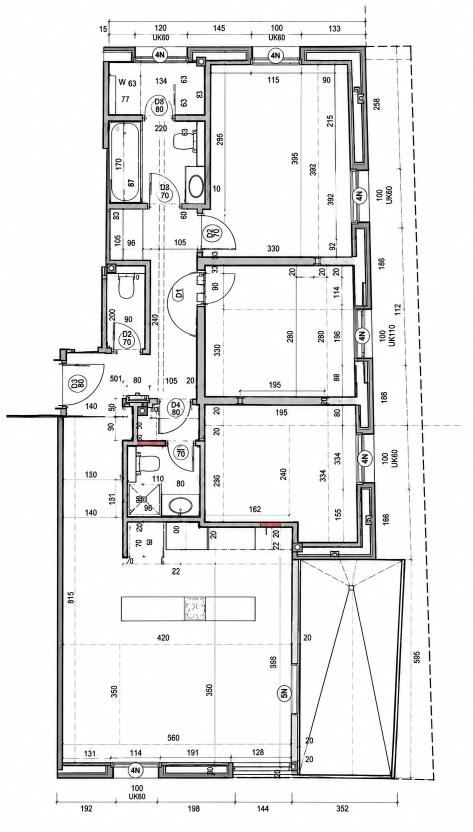
#> input picture s2rv8/samples/sample_plan.png, 945 x 1664 px (shown at 1/2 size)
$ python to_dxf.py samples/sample_plan.png samples/sample_plan.png
#> lines starting #> are read from the running program, lines starting #| are printed output that depends on the picture; after the words box and inside, x2 and y2 are one past the last pixel; in counts of white or black regions, pixels touching at a corner belong together
### s2rv8/trace.py
"""S2Rv8 tracing prototype: find wall bands in a raster floor plan.

Walls in these drawings are thick dark bands (black outline + grey poche).
Dimension lines, text, furniture and door swings are thin. Removing
everything thinner than a wall leaves the walls.

Runs on numpy + pillow only. OpenCV is deliberately NOT used: the Windows
Python that pyRevit will shell out to has numpy and pillow but no cv2, and
installing it there is not always possible. The morphology, connected
component labelling and overlay drawing below replace the cv2 calls that
this file used to make.
"""
import sys

import numpy as np
from PIL import Image


def load_gray(path):
    """Greyscale, with transparency flattened onto WHITE.

    The sample plan is RGBA. Left to itself a converter reads a fully
    transparent pixel as black, which the wall threshold below then counts as
    poche. Paper is white, so composite onto white first and the empty areas
    stay empty.
    """
    img = Image.open(path)
    if img.mode in ("RGBA", "LA") or "transparency" in img.info:
        img = img.convert("RGBA")
        paper = Image.new("RGBA", img.size, (255, 255, 255, 255))
        img = Image.alpha_composite(paper, img)
    gray = np.asarray(img.convert("L"))
    if gray.size == 0:
        raise IOError("cannot read image: {}".format(path))
    return gray


def _slide_1d(arr, k, axis, pad_value, reduce_max):
    """Sliding min/max of width k along axis, anchored like cv2 (k // 2)."""
    if k <= 1:
        return arr
    anchor = k // 2
    pad = [(0, 0), (0, 0)]
    pad[axis] = (anchor, k - 1 - anchor)
    padded = np.pad(arr, pad, mode="constant", constant_values=pad_value)
    windows = np.lib.stride_tricks.sliding_window_view(padded, k, axis=axis)
    return windows.max(axis=-1) if reduce_max else windows.min(axis=-1)


def _erode(mask, kw, kh):
    # cv2 erodes with the border held at the max value, so edges do not eat in.
    out = _slide_1d(mask, kw, 1, 255, False)
    return _slide_1d(out, kh, 0, 255, False)


def _dilate(mask, kw, kh):
    out = _slide_1d(mask, kw, 1, 0, True)
    return _slide_1d(out, kh, 0, 0, True)


def morph_open(mask, kw, kh):
    """Erode then dilate with a kw x kh rectangle (a separable opening)."""
    return _dilate(_erode(mask, kw, kh), kw, kh)


def wall_mask(gray, dark_threshold=215, min_wall_px=7):
    """Dark pixels that survive an opening wider than any thin line."""
    dark = (gray < dark_threshold).astype(np.uint8) * 255
    return morph_open(dark, min_wall_px, min_wall_px)


def connected_components(mask):
    """4-connected components of a binary mask -> list of (x, y, w, h, area).

    Row runs are unioned with the overlapping runs of the row above, which is
    the standard run-length labelling cv2 uses internally. Only foreground
    runs are visited, so this stays fast on the sparse band images here.
    """
    h, w = mask.shape
    solid = mask > 0
    parent = [0]

    def find(a):
        while parent[a] != a:
            parent[a] = parent[parent[a]]
            a = parent[a]
        return a

    def union(a, b):
        ra, rb = find(a), find(b)
        if ra != rb:
            parent[max(ra, rb)] = min(ra, rb)

    prev_runs = []
    runs = []  # (label, row, start, end_exclusive)
    for y in range(h):
        row = solid[y]
        if not row.any():
            prev_runs = []
            continue
        # run boundaries on this row
        edges = np.flatnonzero(np.diff(np.concatenate(([0], row.view(np.uint8), [0]))))
        starts, ends = edges[0::2], edges[1::2]
        cur_runs = []
        for s, e in zip(starts, ends):
            label = 0
            for pl, _py, ps, pe in prev_runs:
                if ps < e and s < pe:  # column overlap => 4-connected
                    if label == 0:
                        label = pl
                    else:
                        union(label, pl)
            if label == 0:
                label = len(parent)
                parent.append(label)
            cur_runs.append((label, y, s, e))
        runs.extend(cur_runs)
        prev_runs = cur_runs

    stats = {}
    for label, y, s, e in runs:
        root = find(label)
        box = stats.get(root)
        if box is None:
            stats[root] = [s, y, e, y + 1, e - s]
        else:
            box[0] = min(box[0], s)
            box[1] = min(box[1], y)
            box[2] = max(box[2], e)
            box[3] = max(box[3], y + 1)
            box[4] += e - s
    return [(x0, y0, x1 - x0, y1 - y0, area)
            for x0, y0, x1, y1, area in stats.values()]


def axis_segments(mask, min_len_px=20):
    """Split the wall mask into horizontal and vertical bands.

    Opening with a long thin kernel keeps only pixels that belong to a run
    at least min_len_px long in that direction. Each connected band then
    becomes one segment: centerline along its long axis, thickness from its
    short axis.
    """
    segments = []
    for axis in ("h", "v"):
        kw, kh = (min_len_px, 1) if axis == "h" else (1, min_len_px)
        band = morph_open(mask, kw, kh)
        for x, y, w, h, area in connected_components(band):
            length, thick = (w, h) if axis == "h" else (h, w)
            if length < min_len_px or thick < 3:
                continue
            # a band thicker than it is long is a blob, not a wall
            if thick > length:
                continue
            if axis == "h":
                cy = y + h / 2.0
                segments.append(("h", x, cy, x + w, cy, h))
            else:
                cx = x + w / 2.0
                segments.append(("v", cx, y, cx, y + h, w))
    return segments


def _band(seg):
    """(axis, lo_along, hi_along, lo_perp, hi_perp) for a segment."""
    axis, x1, y1, x2, y2, t = seg
    if axis == "h":
        return axis, min(x1, x2), max(x1, x2), y1 - t / 2.0, y1 + t / 2.0
    return axis, min(y1, y2), max(y1, y2), x1 - t / 2.0, x1 + t / 2.0


def _seg(axis, a0, a1, p0, p1):
    c = (p0 + p1) / 2.0
    t = p1 - p0
    if axis == "h":
        return ("h", a0, c, a1, c, t)
    return ("v", c, a0, c, a1, t)


def merge_sandwich(segments, max_cavity_px=24, min_overlap=0.6):
    """Merge parallel bands separated by a thin cavity into one wall.

    Exterior walls here are two poche layers with a white gap between.
    Two same-axis bands merge when the gap between their faces is at most
    max_cavity_px and they overlap along their length by at least
    min_overlap of the shorter one.
    """
    bands = [_band(s) for s in segments]
    merged = True
    while merged:
        merged = False
        for i in range(len(bands)):
            for j in range(i + 1, len(bands)):
                ai, a0, a1, p0, p1 = bands[i]
                aj, b0, b1, q0, q1 = bands[j]
                if ai != aj:
                    continue
                gap = max(q0 - p1, p0 - q1)
                if gap < 0 or gap > max_cavity_px:
                    continue
                overlap = min(a1, b1) - max(a0, b0)
                shorter = min(a1 - a0, b1 - b0)
                if shorter <= 0 or overlap < min_overlap * shorter:
                    continue
                bands[i] = (ai, min(a0, b0), max(a1, b1), min(p0, q0), max(p1, q1))
                del bands[j]
                merged = True
                break
            if merged:
                break
    return [_seg(*b) for b in bands]


# [49 lines left out: functions draw_segments, main, not called in this run]


# [2 lines that do not run on import are left out]

### s2rv8/to_dxf.py
"""S2Rv8 step 3: traced wall bands -> a DXF that C2Rv7_C can read.

C2Rv7_C is layer-first and pairs wall FACES: its rules are "raw wall-face
gaps are bridged before wall-face pairing" and "centerlines are generated
from paired faces only". So each traced band is written as its TWO faces,
not as a centerline -- a centerline has nothing to pair with and would
produce no walls at all.

Output is plain DXF R12 text. ezdxf is deliberately not used: the Windows
Python that pyRevit shells out to does not have it, and R12 with LINE
entities on named layers is all C2Rv7_C reads.

Coordinates are centimetres, Y up (image rows count downwards, so the Y
axis is flipped here).

    python to_dxf.py samples/sample_plan.png out/plan.dxf [--px-per-cm 0.7675]
"""
import sys

from trace import axis_segments, load_gray, merge_sandwich, wall_mask

# 726 px / 815 cm, measured on the long left exterior wall of the sample and
# confirmed against the drawing by Oded on 2026-09-18.
#
# NOT the 0.7675 the README quotes. That came from reading the bottom dimension
# string (886 cm) as the building width, but the wall envelope is only 691 px
# wide, and 886 cm reaches past the walls to the boundary line. Calibrating on
# a single wall whose two ends are both measurable avoids that trap.
#
# This is still one drawing's number. Step 2 (find a dimension string, ask the
# user to confirm it) is what should produce it per plan; until then pass
# --px-per-cm for any other drawing or every exported length is wrong.
DEFAULT_PX_PER_CM = 0.8908

LAYER_EXT = "A-WALL-EXT"
LAYER_INT = "A-WALL-INT"
LAYER_COLORS = {LAYER_EXT: 1, LAYER_INT: 3, "A-WALL-CORE": 5,
                "A-DOORS": 2, "A-WINDOWS": 4}


def wall_faces(segments):
    """Each band -> its two face lines, as (p1, p2) pairs in pixel space."""
    faces = []
    for axis, x1, y1, x2, y2, thick in segments:
        half = thick / 2.0
        if axis == "h":
            faces.append((((x1, y1 - half), (x2, y1 - half)),
                          ((x1, y1 + half), (x2, y1 + half)), thick))
        else:
            faces.append((((x1 - half, y1), (x1 - half, y2)),
                          ((x1 + half, y1), (x1 + half, y2)), thick))
    return faces


def classify(segments):
    """Exterior = bands lying on the outer envelope of the wall set.

    Derived from the drawing's own extents and each band's own thickness, so
    it carries no fixed distance and rescales with any plan. It is still a
    placeholder: a plan with a courtyard or a deep recess will mislabel the
    walls that face it, and a real classifier should flood-fill the outside
    the way CreateFromCADV2 does.
    """
    if not segments:
        return {}
    xs = [x for s in segments for x in (s[1], s[3])]
    ys = [y for s in segments for y in (s[2], s[4])]
    x_lo, x_hi, y_lo, y_hi = min(xs), max(xs), min(ys), max(ys)
    out = {}
    for i, (axis, x1, y1, x2, y2, thick) in enumerate(segments):
        if axis == "h":
            near = min(abs(y1 - y_lo), abs(y1 - y_hi))
        else:
            near = min(abs(x1 - x_lo), abs(x1 - x_hi))
        out[i] = LAYER_EXT if near <= thick else LAYER_INT
    return out


def _tag(code, value):
    return "{}\n{}\n".format(code, value)


def write_dxf(path, lines_by_layer, layers):
    """Minimal DXF R12: header units, a LAYER table, then LINE entities."""
    parts = []
    parts.append(_tag(0, "SECTION") + _tag(2, "HEADER"))
    parts.append(_tag(9, "$INSUNITS") + _tag(70, 5))  # 5 = centimetres
    parts.append(_tag(0, "ENDSEC"))

    parts.append(_tag(0, "SECTION") + _tag(2, "TABLES"))
    parts.append(_tag(0, "TABLE") + _tag(2, "LAYER") + _tag(70, len(layers)))
    for name in layers:
        parts.append(_tag(0, "LAYER") + _tag(2, name) + _tag(70, 0)
                     + _tag(62, LAYER_COLORS.get(name, 7)) + _tag(6, "CONTINUOUS"))
    parts.append(_tag(0, "ENDTAB") + _tag(0, "ENDSEC"))

    parts.append(_tag(0, "SECTION") + _tag(2, "ENTITIES"))
    for layer, segs in lines_by_layer.items():
        for (ax, ay), (bx, by) in segs:
            parts.append(
                _tag(0, "LINE") + _tag(8, layer)
                + _tag(10, "{:.4f}".format(ax)) + _tag(20, "{:.4f}".format(ay))
                + _tag(30, "0.0")
                + _tag(11, "{:.4f}".format(bx)) + _tag(21, "{:.4f}".format(by))
                + _tag(31, "0.0"))
    parts.append(_tag(0, "ENDSEC") + _tag(0, "EOF"))

    with open(path, "w") as fh:
        fh.write("".join(parts))


def convert(image_path, dxf_path, px_per_cm=DEFAULT_PX_PER_CM):
    gray = load_gray(image_path)
    segments = merge_sandwich(axis_segments(wall_mask(gray)))
    layer_of = classify(segments)
    height_px = gray.shape[0]

    def to_cm(pt):
        x, y = pt
        # image rows increase downwards; DXF Y increases upwards
        return (x / px_per_cm, (height_px - y) / px_per_cm)

    by_layer = {LAYER_EXT: [], LAYER_INT: []}
    for i, (f1, f2, thick) in enumerate(wall_faces(segments)):
        layer = layer_of[i]
        by_layer[layer].append((to_cm(f1[0]), to_cm(f1[1])))
        by_layer[layer].append((to_cm(f2[0]), to_cm(f2[1])))

    # C2Rv7_C reads five layers; create them all so the import is predictable
    # even though doors and windows are not detected yet.
    layers = [LAYER_EXT, LAYER_INT, "A-WALL-CORE", "A-DOORS", "A-WINDOWS"]
    write_dxf(dxf_path, by_layer, layers)

    thicks_cm = sorted(s[5] / px_per_cm for s in segments)
    print("walls: {}  ({} exterior, {} interior)".format(
        len(segments),
        sum(1 for v in layer_of.values() if v == LAYER_EXT),
        sum(1 for v in layer_of.values() if v == LAYER_INT)))
    print("lines written: {}".format(sum(len(v) for v in by_layer.values())))
    note = "confirmed on this sample" if px_per_cm == DEFAULT_PX_PER_CM else "supplied"
    print("scale: {} px/cm  ({}; pass --px-per-cm for another drawing)".format(
        px_per_cm, note))
    print("wall thickness cm: min={:.1f} median={:.1f} max={:.1f}".format(
        thicks_cm[0], thicks_cm[len(thicks_cm) // 2], thicks_cm[-1]))
    xs = [p[0] for v in by_layer.values() for ln in v for p in ln]
    ys = [p[1] for v in by_layer.values() for ln in v for p in ln]
    print("extent cm: {:.1f} x {:.1f}".format(max(xs) - min(xs), max(ys) - min(ys)))


def main(argv):
    if len(argv) < 3:
        print(__doc__)
        return 1
    px_per_cm = DEFAULT_PX_PER_CM
    if "--px-per-cm" in argv:
        px_per_cm = float(argv[argv.index("--px-per-cm") + 1])
    convert(argv[1], argv[2], px_per_cm)
#> in load_gray, img is the input picture: PIL image 945x1664 RGBA; mean R, G, B, A 235.6, 235.6, 235.6, 255
#> in wall_mask, `dark = (gray < dark_threshold).astype(np.uint8) * 255`:
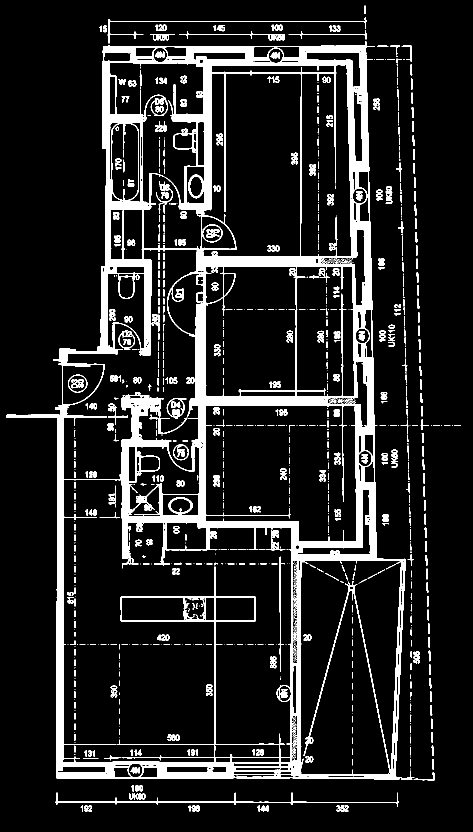
#> dark: shape (1664, 945) (shown at 1/2 size); 11.9% white; 1020 white regions (512 under 20 px), largest, box (x1, y1, x2, y2) and area: (12, 82, 829, 1560) 147553, (111, 1585, 798, 1614) 1513, (215, 35, 734, 87) 1312
#> call 2 of _slide_1d, with k = 7, axis = 0, pad_value = 255, reduce_max = False
#> in _slide_1d (call 2), `return windows.max(axis=-1) if reduce_max else windows.min(axis=-1)`:
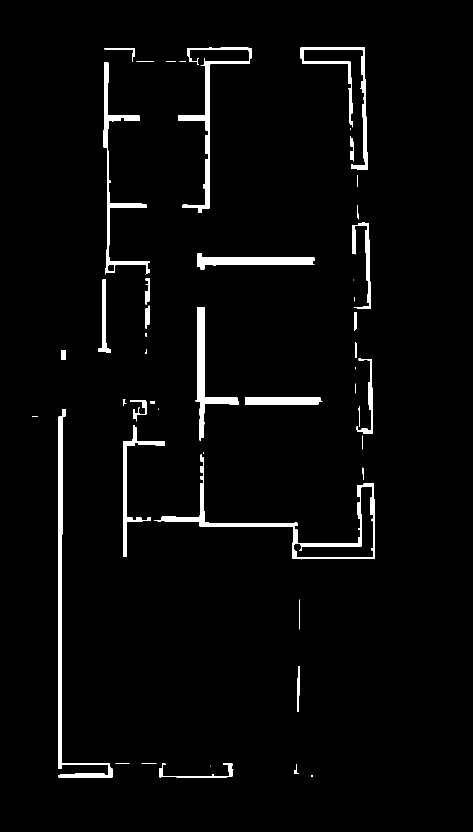
#> returned value: shape (1664, 945) (shown at 1/2 size); 3% white; 49 white regions (11 under 20 px), largest, box (x1, y1, x2, y2) and area: (116, 818, 226, 1555) 6782, (308, 909, 750, 1119) 6289, (356, 95, 504, 425) 4835
#> call 4 of _slide_1d, with k = 7, axis = 0, pad_value = 0, reduce_max = True
#> in _slide_1d (call 4), `return windows.max(axis=-1) if reduce_max else windows.min(axis=-1)`:
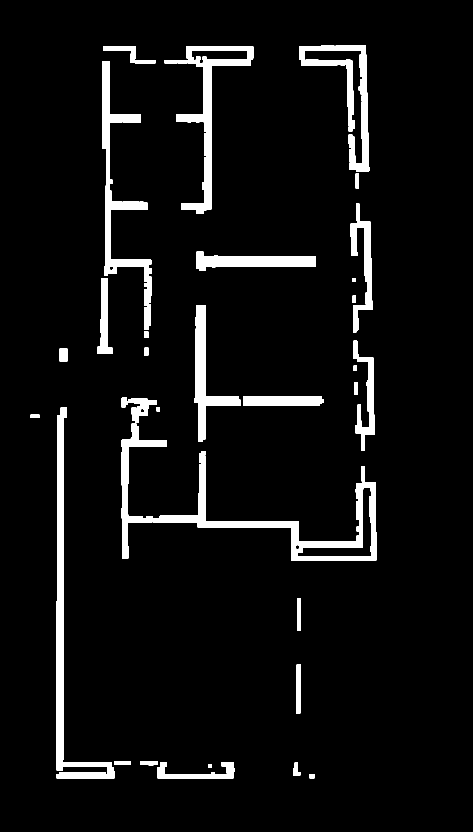
#> returned value: shape (1664, 945) (shown at 1/2 size); 5.9% white; 38 white regions, largest, box (x1, y1, x2, y2) and area: (243, 847, 753, 1122) 18363, (113, 815, 229, 1558) 12626, (204, 122, 303, 660) 10381
#> in axis_segments, `segments = []`: segments = []
#> the loop in axis_segments, `for axis in ("h", "v"):` made 2 passes
#> pass 1, in _slide_1d (call 5), `padded = np.pad(arr, pad, mode="constant", constant_values=pad_value)`:
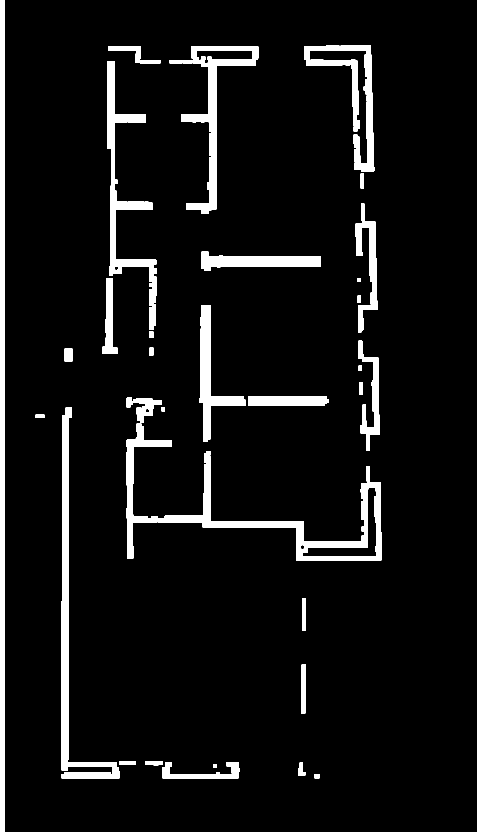
#> padded: shape (1664, 964) (shown at 1/2 size); 7.8% white; 40 white regions, largest, box (x1, y1, x2, y2) and area: (253, 847, 763, 1122) 18363, (0, 0, 10, 1664) 16640, (955, 0, 964, 1664) 14976
#> pass 1, in _erode (call 2), `out = _slide_1d(mask, kw, 1, 255, False)`:
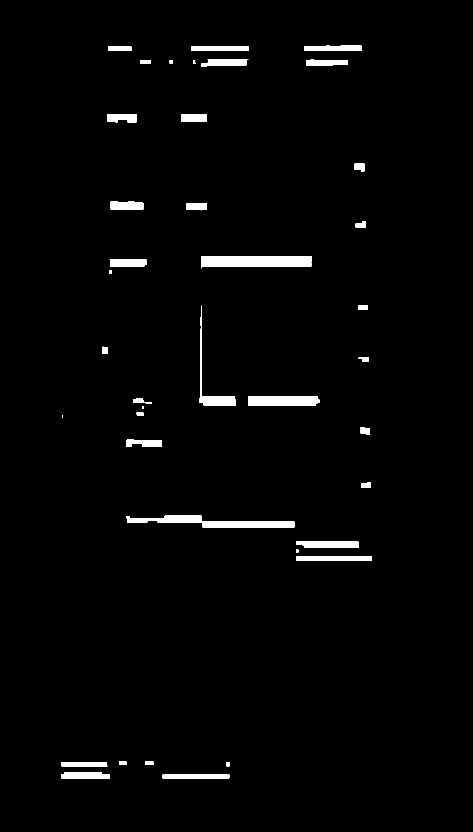
#> out: shape (1664, 945) (shown at 1/2 size); 2% white; 40 white regions (2 under 20 px), largest, box (x1, y1, x2, y2) and area: (402, 512, 623, 537) 4641, (253, 1030, 589, 1056) 4092, (497, 792, 639, 812) 2768
#> pass 1, in _slide_1d (call 7), `padded = np.pad(arr, pad, mode="constant", constant_values=pad_value)`:
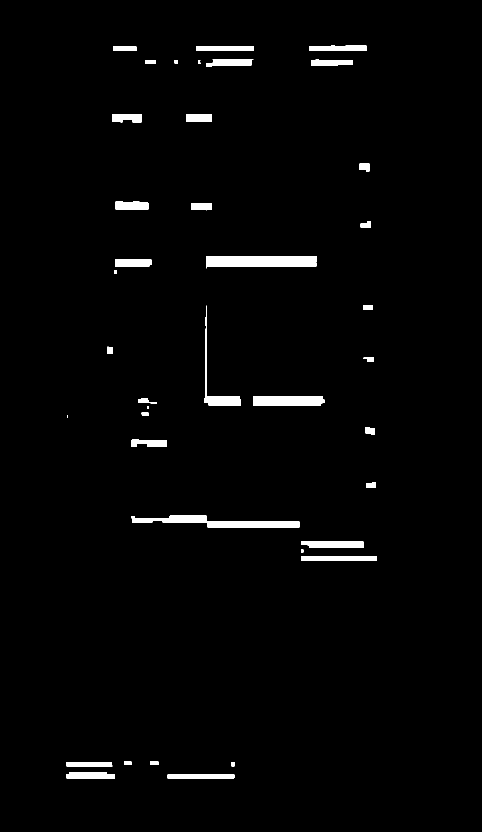
#> padded: shape (1664, 964) (shown at 1/2 size); 2% white; 40 white regions (2 under 20 px), largest, box (x1, y1, x2, y2) and area: (412, 512, 633, 537) 4641, (263, 1030, 599, 1056) 4092, (507, 792, 649, 812) 2768
#> pass 1, in _dilate (call 2), `out = _slide_1d(mask, kw, 1, 0, True)`:
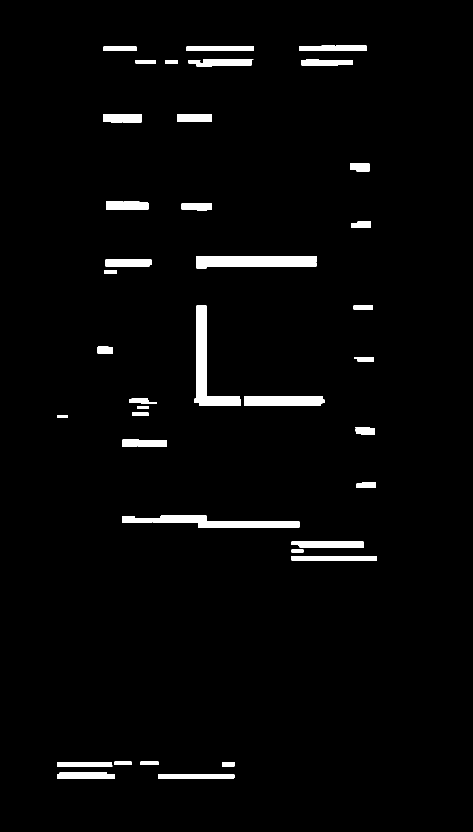
#> out: shape (1664, 945) (shown at 1/2 size); 2.8% white; 39 white regions, largest, box (x1, y1, x2, y2) and area: (389, 611, 482, 812) 5484, (393, 512, 633, 537) 5116, (244, 1030, 599, 1056) 4776
#> after the loop in axis_segments, `for axis in ("h", "v"):`: segments = 79 items, first 6: ('h', 599, 96.5, 733, 96.5, 11), ('h', 373, 97, 508, 97, 10), ('h', 207, 97.5, 273, 97.5, 9), ('h', 377, 126.5, 507, 126.5, 15), ('h', 603, 125, 706, 125, 12), ('h', 271, 123.5, 312, 123.5, 7)
#> in _band, `axis, x1, y1, x2, y2, t = seg`: axis = 'h'; x1 = 599; y1 = 96.5; x2 = 733; y2 = 96.5; t = 11
#> in merge_sandwich, `bands = [_band(s) for s in segments]`: bands = 79 items, first 6: ('h', 599, 733, 91, 102), ('h', 373, 508, 92, 102), ('h', 207, 273, 93, 102), ('h', 377, 507, 119, 134), ('h', 603, 706, 119, 131), ('h', 271, 312, 120, 127)
#> after the loop in merge_sandwich, `while merged:`: bands = 62 items, first 6: ('h', 599, 733, 91, 131), ('h', 373, 508, 92, 134), ('h', 207, 273, 93, 102), ('h', 271, 312, 120, 127), ('h', 330, 356, 120, 127), ('h', 206, 283, 228, 245)
#> in convert, `segments = merge_sandwich(axis_segments(wall_mask(gray)))`: segments = 62 items, first 6: ('h', 599, 111, 733, 111, 40), ('h', 373, 113, 508, 113, 42), ('h', 207, 97.5, 273, 97.5, 9), ('h', 271, 123.5, 312, 123.5, 7), ('h', 330, 123.5, 356, 123.5, 7), ('h', 206, 236.5, 283, 236.5, 17)
#> in classify, `xs = [x for s in segments for x in (s[1], s[3])]`: xs = 124 values, max 754 at index 47, min 114 at index 52, mean 459.7
#> in classify, `ys = [y for s in segments for y in (s[2], s[4])]`: ys = 124 values, max 1559 at index 117, min 92 at index 56, mean 724
#> in classify, `x_lo, x_hi, y_lo, y_hi = min(xs), max(xs), min(ys), max(ys)`: x_lo = 114; x_hi = 754; y_lo = 92; y_hi = 1559
#> the loop in classify, `for i, (axis, x1, y1, x2, y2, thick) in enumerate(segments):` made 62 passes
#> (axis, x1, y1, x2, y2, thick, near) on passes 1 to 4: ('h', 599, 111, 733, 111, 40, 19), ('h', 373, 113, 508, 113, 42, 21), ('h', 207, 97.5, 273, 97.5, 9, 5.5), ('h', 271, 123.5, 312, 123.5, 7, 31.5)
#> after the loop in classify, `for i, (axis, x1, y1, x2, y2, thick) in enumerate(segments):`: out = 62 items
#> the loop in convert, `for i, (f1, f2, thick) in enumerate(wall_faces(segments)):` made 62 passes
#> (f1, f2, thick, layer) on passes 1 to 3: (((599, 91), (733, 91)), ((599, 131), (733, 131)), 40, 'A-WALL-EXT'), (((373, 92), (508, 92)), ((373, 134), (508, 134)), 42, 'A-WALL-EXT'), (((207, 93), (273, 93)), ((207, 102), (273, 102)), 9, 'A-WALL-EXT')
#> the loop in write_dxf, `for name in layers:` made 5 passes
#> name on passes 1 to 4: 'A-WALL-EXT', 'A-WALL-INT', 'A-WALL-CORE', 'A-DOORS'
#| walls: 62  (11 exterior, 51 interior)
#| wall thickness cm: min=6.7 median=16.8 max=58.4
    return 0


if __name__ == "__main__":
    sys.exit(main(sys.argv))
#> (the program exits here)
